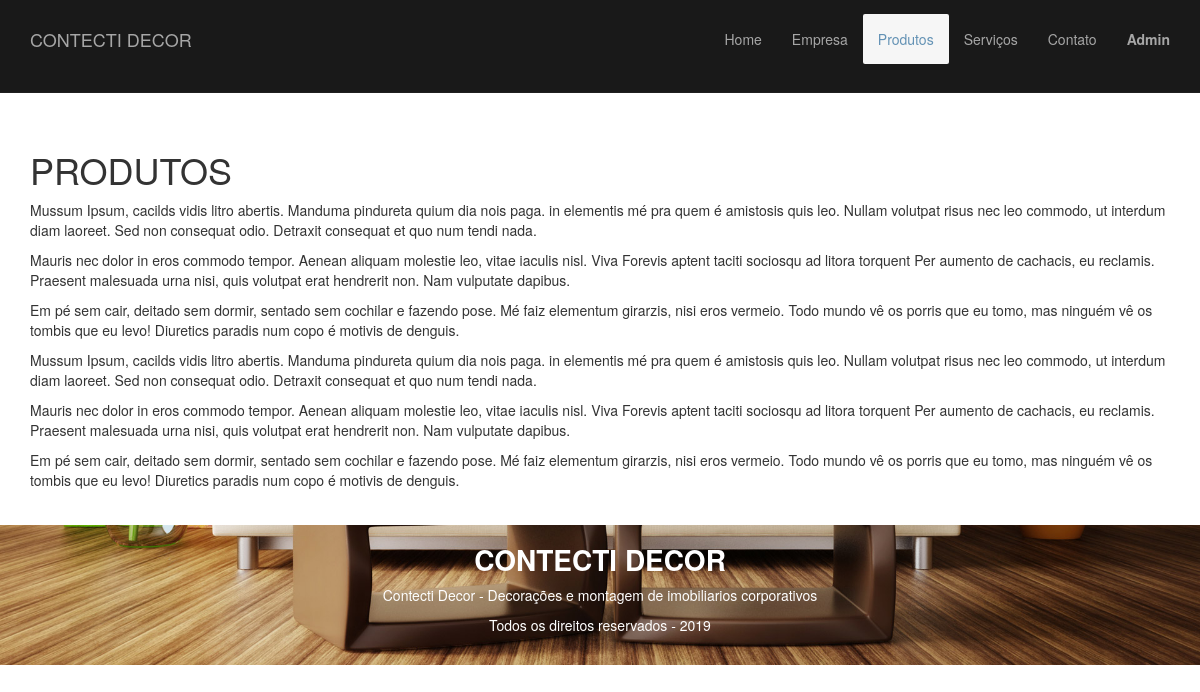
/produtos, run on the app's committed database.
### tables this page shows
CREATE TABLE paginas (
  id INT NOT NULL AUTO_INCREMENT,
  titulo VARCHAR(255),
  slug VARCHAR(255),
  texto TEXT,
  criado DATETIME,
  modificado DATETIME,
  PRIMARY KEY (id)
);

### App/controllers/produtosController.php (called while the page is built, shortened)
<?php
require_once('App/System/site_settings.php');
function index(){
    $_POST['produtos'] = SelectAll();
    View('App/views/produtos/'.$_GET['action'].'.phtml');
}

### App/System/site_settings.php (called while the page is built, shortened)
<?php
$action = $_GET['action'];
$action = str_replace('-','_',$action);
GetActionValid($action, $array);

### App/System/database.php (called while the page is built, shortened)
<?php
$oConn=null;
function DbOpenConnection() {
    global $oConn;
    if ($oConn == null) {
        try
        {
            $oConn = new PDO( 'mysql:host=' . MYSQL_HOST . ';dbname=' . MYSQL_DB_NAME, MYSQL_USER, MYSQL_PASSWORD );
            $oConn->exec("set names utf8");
        }
        catch ( PDOException $e )
        {
            echo 'Não foi possivel estabelecer uma conexão com banco. <br> Código do erro: '.$e->getCode() . ' <br> Descrição do erro: '. $e->getMessage();
        }
    }
    return $oConn;
}

### App/models/produtos.php (called while the page is built, shortened)
<?php
function SelectAll(){
    $sql = "select * from `paginas` where slug = 'produtos' limit 1";
    $result = DbOpenConnection()->query( $sql );
    return $result->fetch(PDO::FETCH_ASSOC);
}

### App/views/produtos/index.phtml (the view)
<?php $conteudo = $_POST['produtos']; ?>
<div class="">
    <h1>
        <?php echo $conteudo['titulo']; ?>
    </h1>
    <?php echo $conteudo['texto']; ?>
</div>

### App/assets/css/style.css (style rules this page uses)
body { font-size: 14px;; }

### data on the page
paginas: titulo "PRODUTOS", texto "Mussum Ipsum, cacilds vidis litro abertis. Manduma pindureta quium dia nois paga. in elementis mé pra quem é amistosis quis leo. Nullam volutpat risus nec leo commodo, ut interdum diam laoreet. Sed non consequat odio. Detraxit consequat et quo num tendi nada. Mauris nec dolor in eros commodo tempor. Aenean aliquam molestie leo, vitae iaculis nisl. Viva Forevis aptent taciti sociosqu ad litora torquent Per aumento de cachacis, eu reclamis. Praesent malesuada urna nisi, quis volutpat erat hendrerit non. Nam vulputate dapibus. Em pé sem cair, deitado sem dormir, sentado sem cochilar e fazendo pose. Mé faiz elementum girarzis, nisi eros vermeio. Todo mundo vê os porris que eu tomo, mas ninguém…"
